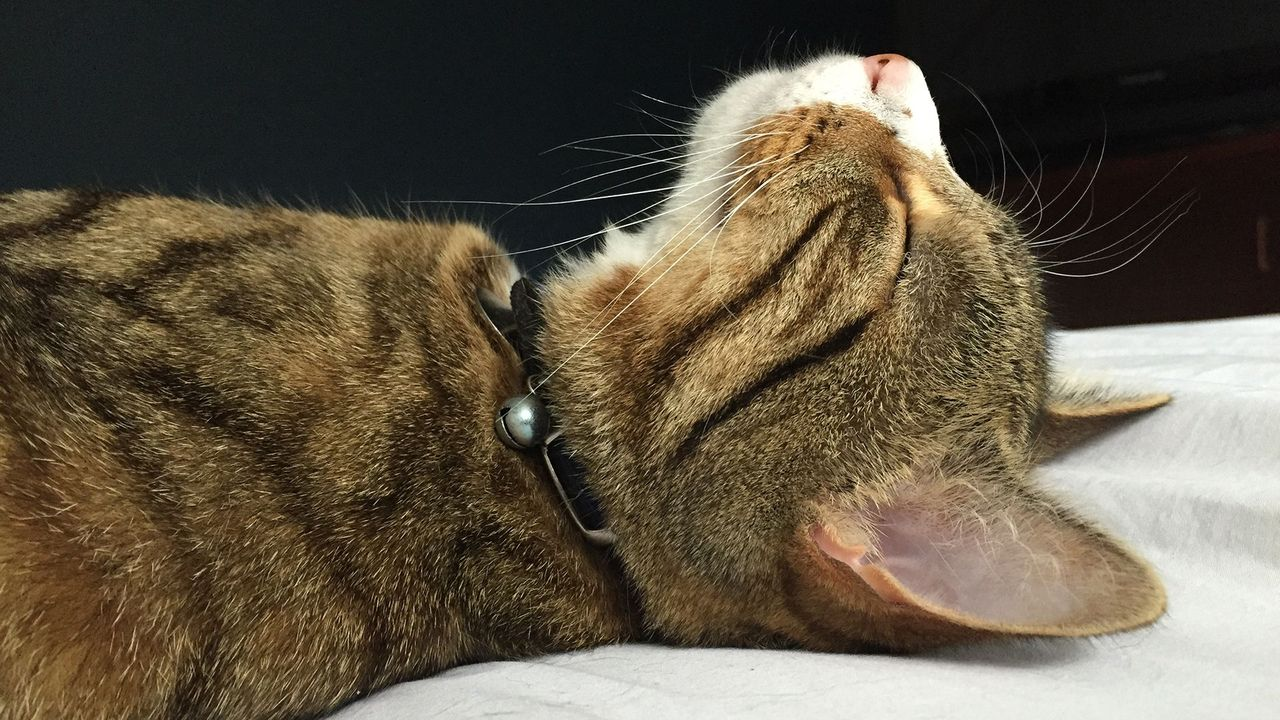
#> input picture Task1/CAT.jpg, 1280 x 720 px
$ python task1.py
#> lines starting #> are read from the running program, lines starting #| are printed output that depends on the picture
import cv2

img_gray = cv2.imread('CAT.jpg', 0)
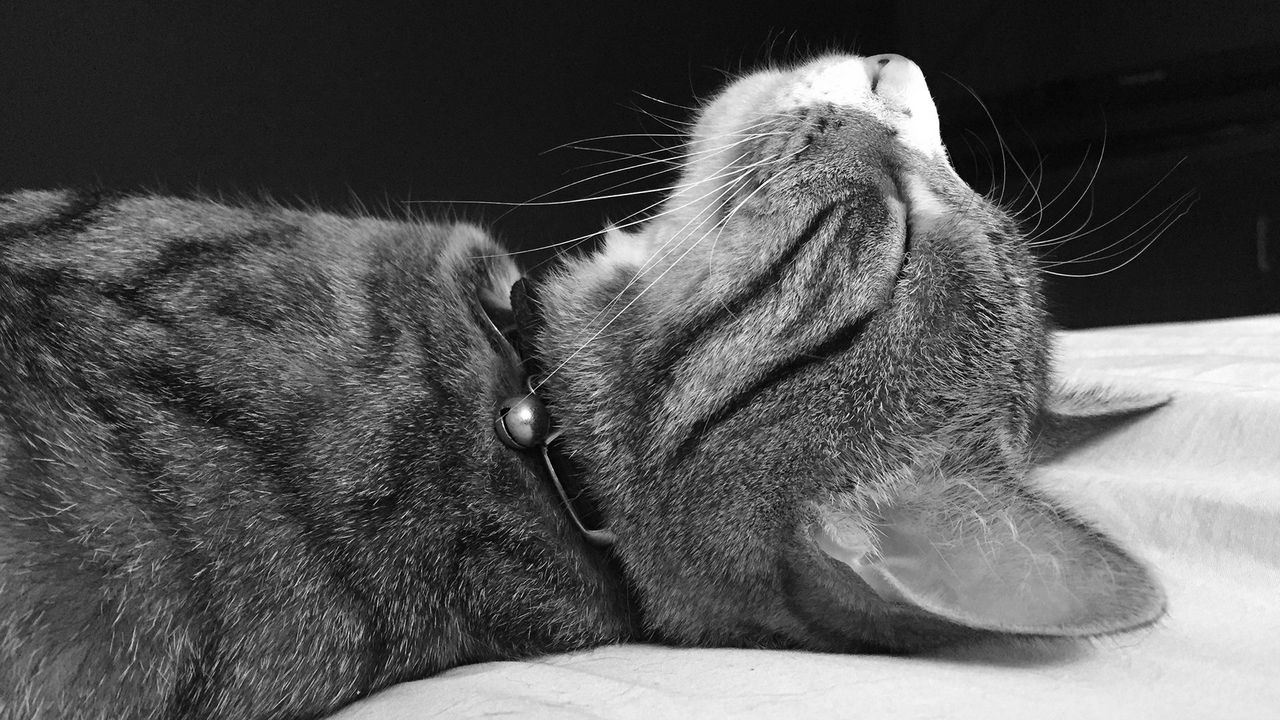
#> img_gray: shape (720, 1280); min 0, max 255, mean 88.7
img_original = cv2.imread('CAT.jpg')
#> img_original is the input picture: shape (720, 1280, 3); mean B, G, R 70.2, 87.5, 98.1

cv2.imshow('cat_gray', img_gray)
cv2.imshow('cat_original', img_original)
cv2.waitKey(0)
cv2.destroyAllWindows
